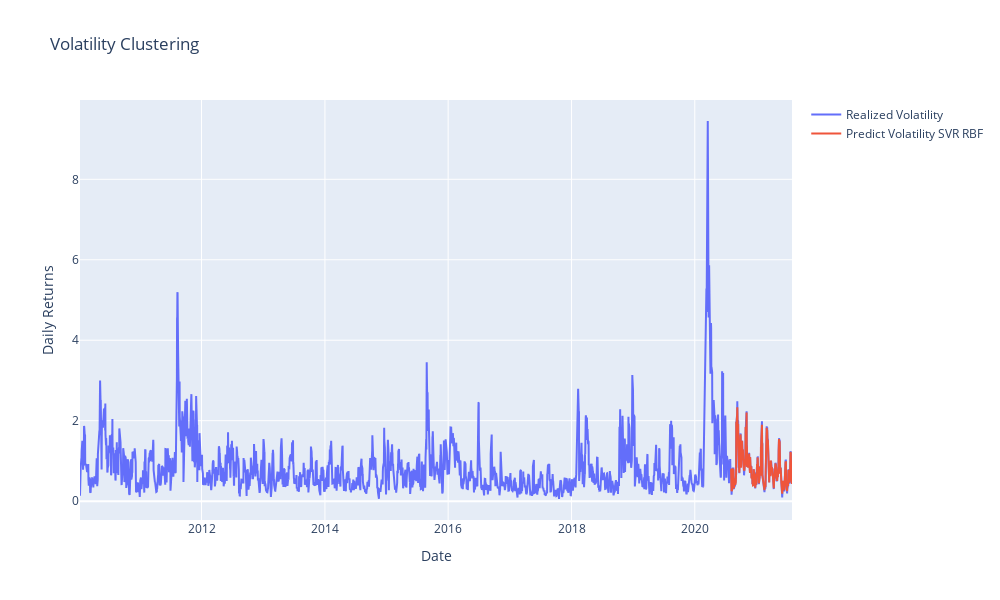

The notebook cell this image was saved under:
### Code cell
fig = go.Figure()
fig.add_trace(go.Scatter(x=realized_vol.index, y=realized_vol['Adj Close'], mode='lines', name='Realized Volatility'))
fig.add_trace(go.Scatter(x=predict_svr_rbf.index, y=predict_svr_rbf[0], mode='lines', name='Predict Volatility SVR RBF'))
fig.update_layout(
    title='Volatility Clustering ',
    xaxis_title='Date',
    yaxis_title='Daily Returns',
    width=1000,
    height=600
)
fig.show()

### Figure 1 — Plotly figure (JSON) as saved in the notebook; plotly's stock layout.template omitted (floating-point values rounded to 4 significant figures; data arrays with more than 128 entries replaced by an {"elided": "..."} marker saying what was removed)
{"data": [{"mode": "lines", "name": "Realized Volatility", "type": "scatter", "x": {"elided": "2909 str values"}, "y": {"elided": "2909 float values"}}, {"mode": "lines", "name": "Predict Volatility SVR RBF", "type": "scatter", "x": {"elided": "252 str values"}, "y": {"elided": "252 float values"}}], "layout": {"height": 600, "title": {"text": "Volatility Clustering "}, "width": 1000, "xaxis": {"title": {"text": "Date"}}, "yaxis": {"title": {"text": "Daily Returns"}}}}
